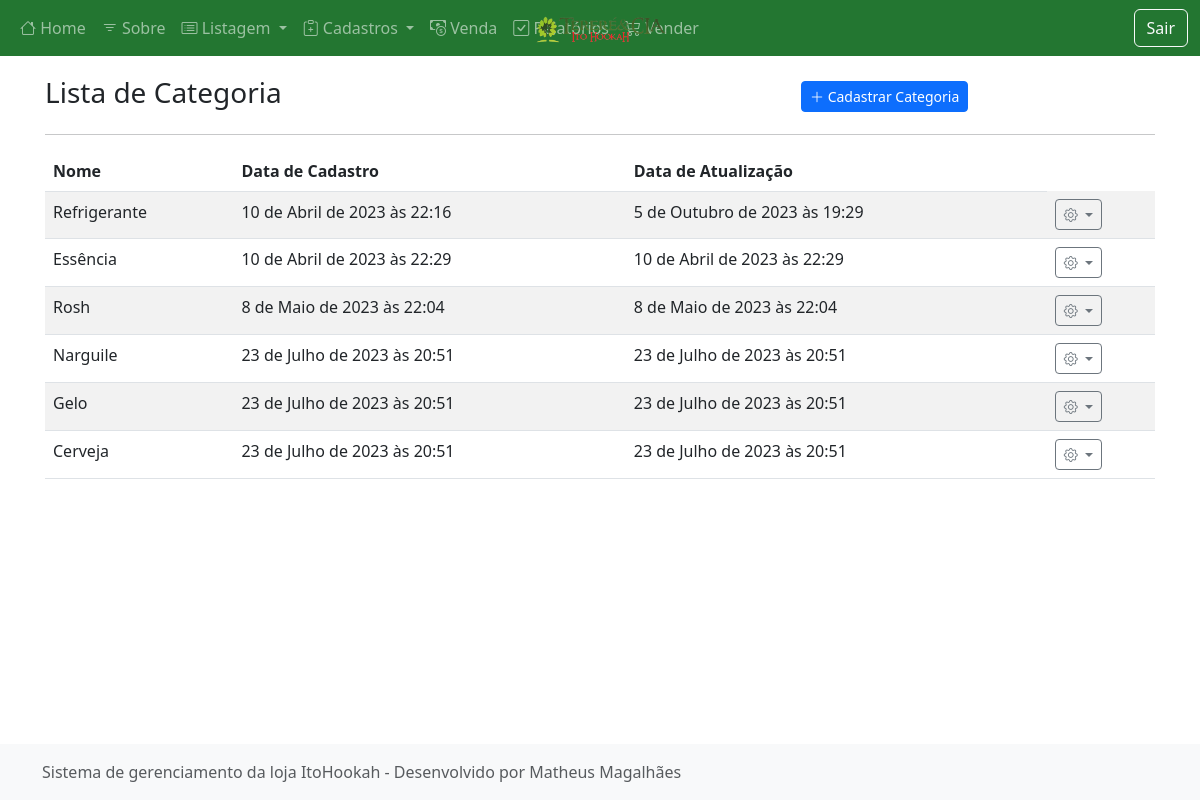
/listar/categoria/ (signed in), run on the app's committed database.
### cadastros/models.py (models this page shows, shortened)
class Categoria(models.Model):
    nome = models.CharField(max_length=50)
    cadastrado_em = models.DateTimeField(auto_now_add=True)
    atualizado_em = models.DateTimeField(auto_now=True)

### cadastros/views.py (the view)
# urls.py: path("listar/categoria/", CategoriaList.as_view(), name="listar-categoria"),
class CategoriaList(LoginRequiredMixin, ListView):
    model = Categoria
    template_name = "cadastros/list/categoria.html"

### cadastros/templates/cadastros/list/categoria.html (shortened to what this page needs)
{% extends 'paginas/modelo.html' %}
{% load static %}
{% block conteudo %}
<div class="row justify-content-center align-items-center mt-3">
    <div class="col-md-8">
        <h3 class="">Lista de Categoria</h3>
    </div>
    <div class="col-md">
        <a href="{% url 'cadastrar-categoria' %}" class="btn btn-primary btn-sm">
            <i class="bi bi-plus-lg"></i>
            Cadastrar Categoria
        </a>
    </div>
</div>
<hr>
<div class="table-responsive-lg">
    <table class="table table-striped">
        <thead>
            <tr>
                <th>Nome</th>
                <th>Data de Cadastro</th>
                <th>Data de Atualização</th>
            </tr>
        </thead>
        <tbody>
            {% for obj in object_list %}
            <tr class="">
                <td>{{ obj.nome }}</td>
                <td>{{ obj.cadastrado_em }}</td>
                <td>{{ obj.atualizado_em }}</td>
                <td>
                    <div class="dropdown">
                        <a class="btn btn-sm btn-outline-secondary dropdown-toggle" href="#" role="button"
                            data-bs-toggle="dropdown" aria-expanded="false">
                            <i class="bi bi-gear"></i>
                        </a>
                    </div>
                </td>
            </tr>
            {% empty %}
            <tr>
                <th colspan="100%">Nenhum registro encontrado.</th>
            </tr>
            {% endfor %}
        </tbody>
    </table>
</div>
{% endblock %}

### static/css/estilo.css (style rules this page uses)
.bi { vertical-align: -.125em; fill: currentColor; }

### static/css/dashboard.css (style rules this page uses)
:root { --amarelo-claro: hsl(44, 100%, 58%); --amarelo: hsl(44, 100%, 48%); --amarelo-escuro: hsl(44, 100%, 38%); --azul-claro: hsl(201, 100%, 41%); --azul: hsl(201, 100%, 31%); --azul-escuro: hsl(201, 100%, 21%); --cinza-claro: #F1F1F1; --cinza: #BDBDBD; --cinza-escuro: #525252; --verde-claro: hsl(130, 54%, 50%); --verde: hsl(130, 54%, 40%); --verde-escuro: hsl(130, 54%, 30%); --vermelho-claro: hsl(358, 78%, 55%); --vermelho: hsl(358, 78%, 45%); --vermelho-escuro: hsl(358, 78%, 35%) }

### paginas/templates/paginas/modelo.html (style rules this page uses)
.bi { vertical-align: 0; }

### data on the page
Categoria: nome "Refrigerante", cadastrado_em "10 de Abril de 2023 às 22:16", atualizado_em "5 de Outubro de 2023 às 19:29"
Categoria: nome "Essência", cadastrado_em "10 de Abril de 2023 às 22:29", atualizado_em "10 de Abril de 2023 às 22:29"
Categoria: nome "Rosh", cadastrado_em "8 de Maio de 2023 às 22:04", atualizado_em "8 de Maio de 2023 às 22:04"
Categoria: nome "Narguile", cadastrado_em "23 de Julho de 2023 às 20:51", atualizado_em "23 de Julho de 2023 às 20:51"
Categoria: nome "Gelo", cadastrado_em "23 de Julho de 2023 às 20:51", atualizado_em "23 de Julho de 2023 às 20:51"
Categoria: nome "Cerveja", cadastrado_em "23 de Julho de 2023 às 20:51", atualizado_em "23 de Julho de 2023 às 20:51"
